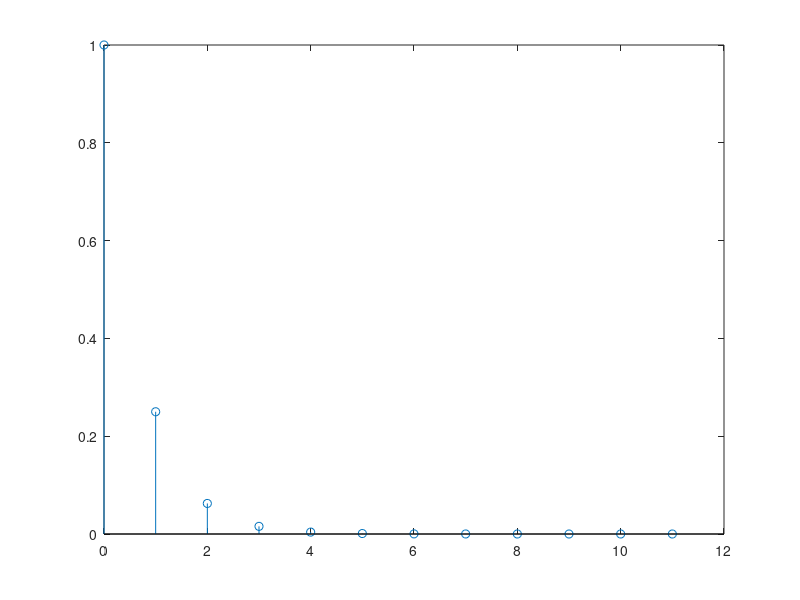
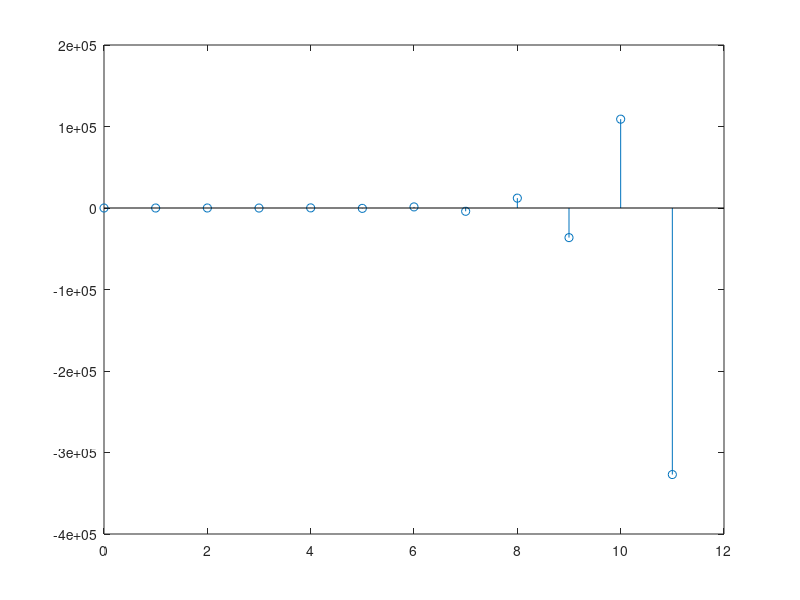

Reproduce these figures in MATLAB, in order.
clc; close all; clear all;

n = 0:11;
x = @(n) 4.^(-n).*(n>=0);
a = [1 6 9];
b = [2 6 0];
y = filter(b,a,x(n));

figure(5)
stem(n,x(n));

figure(6)
stem(n,y);